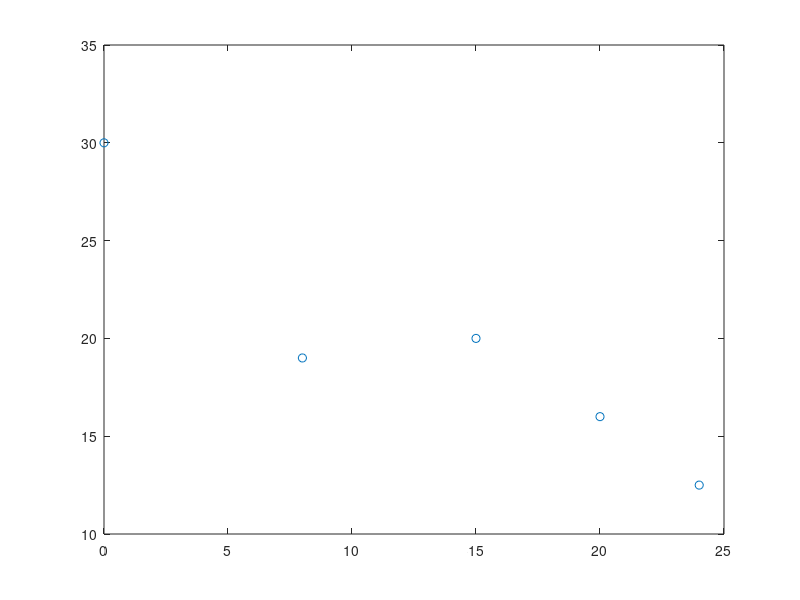
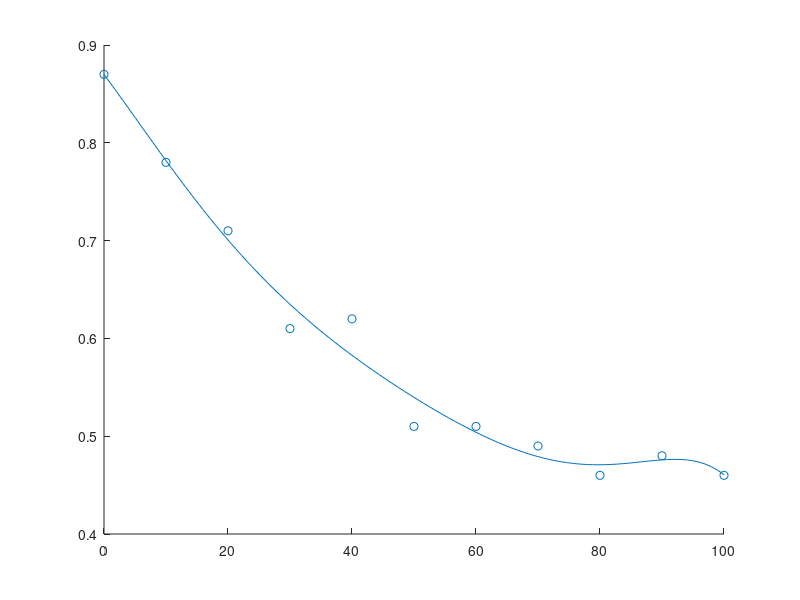

These charts were generated, in order, by the following MATLAB code: (Note: this script raises an error after producing the figures.)
%% Init
clc
clear

%% The gud stuf

Xn = [0 8 15 20  24];
Yn = [30 19 20 16 12.5];
Xe = 25;

papa_matrice = inv([
                [numel(Xn) sum(Xn) sum(Xn.^2) sum(Xn.^3) sum(Xn.^4)];
                [sum(Xn.^1) sum(Xn.^2) sum(Xn.^3) sum(Xn.^4) sum(Xn.^5)];
                [sum(Xn.^2) sum(Xn.^3) sum(Xn.^4) sum(Xn.^5) sum(Xn.^6)];
                [sum(Xn.^3) sum(Xn.^4) sum(Xn.^5) sum(Xn.^6) sum(Xn.^7)];
                [sum(Xn.^4) sum(Xn.^5) sum(Xn.^6) sum(Xn.^7) sum(Xn.^8)]
               ]);
matrice_y = [sum(Yn); sum(Yn.*Xn); sum(Yn.*Xn.^2); sum(Yn.*Xn.^3); sum(Yn.*Xn.^4)];

a = papa_matrice * matrice_y;

X = linspace(0,25,10000000);
glissade = a(1) + a(2).*X.^1 + a(3).*X.^2 + a(4).*X.^3 + a(5).*X.^4; 
He = a(1) + a(2)*Xe^1 + a(3)*Xe^2 + a(4)*Xe^3 + a(5)*Xe^4;

derive = a(2)*Xe^0 + 2*a(3)*Xe^1 + 3*a(4)*Xe^2 + 4*a(5)*Xe^3;
%% Plotting
figure
plot(X,glissade)
hold on 
scatter(Xn,Yn)

%% Friction less cum speed
masse = 80;
g = 9.8;
Loss_pot_energy = masse*g*(30-He);

friction_less_speed = sqrt(2*Loss_pot_energy/masse);

%% Valve

Ouverture = [0 10 20 30 40 50 60 70 80 90 100];
Coefficient = [0.87 0.78 0.71 0.61 0.62 0.51 0.51 0.49 0.46 0.48 0.46];

phi = [ones(1,numel(Ouverture)); Ouverture; Ouverture.^2; Ouverture.^3; Ouverture.^4; Ouverture.^5; Ouverture.^6; Ouverture.^7]';
A = inv(phi' * phi) * phi' * Coefficient';

XPlotty = linspace(0,100);
McPlotty = A(1).*XPlotty.^0 + A(2).*XPlotty.^1 + A(3).*XPlotty.^2 + A(4).*XPlotty.^3 + A(5).*XPlotty.^4 + A(6).*XPlotty.^5 + A(7).*XPlotty.^6 + A(8).*XPlotty.^7;


figure
hold on
scatter(Ouverture,Coefficient)
plot(XPlotty,McPlotty)

values = A(1).*Ouverture.^0 + A(2).*Ouverture.^1 + A(3).*Ouverture.^2 + A(4).*Ouverture.^3 + A(5).*Ouverture.^4 + A(6).*Ouverture.^5 + A(7).*Ouverture.^6 + A(8).*Ouverture.^7 + A(9).*Ouverture.^8;
RMS = sqrt(1/numel(McPlotty)*sum((values-Coefficient).^2));
%% Finding coefficent

target_speed = 22.5/3.6;
Friction_work = masse*g*(He-30) + 0.5*masse*(target_speed^2-0);
target_coeff = -Friction_work/(masse*g*(Xe-0));
